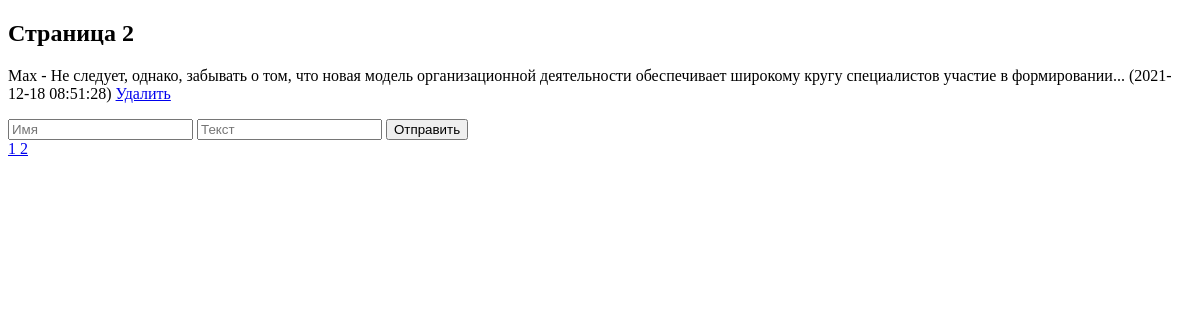
Page /index.php?page=2/ on the earlier database version.
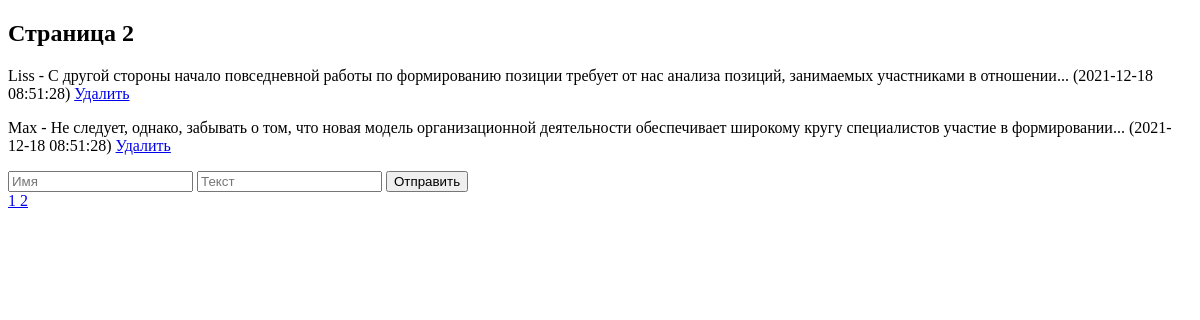
Same page on the later database version.
### tables this page shows
CREATE TABLE `message` (
  `id` int NOT NULL,
  `user` varchar(20) NOT NULL,
  `message_text` varchar(2000) NOT NULL,
  `message_time` timestamp NOT NULL DEFAULT CURRENT_TIMESTAMP
);

### index.php (called while the page is built, shortened)
<?php
include('functions.php');
$items = 2;
$page = Page();
try {
    $mysqli = new mysqli(SERVER, USERNAME, PASSWORD, DBNAME);
    $result = $mysqli->query('SELECT COUNT(1) FROM message');
    $row = mysqli_fetch_row($result);
    $total = $row[0];
    $pagesCount = PagesCount($total, $items);
    $data = Select($items, $page, $mysqli);
    include ('temples\page.php');
}
catch (Exception $e) {
    $er = $e->getMessage();
    include ('temples\error.php');
}

### temples/page.php (the view, shortened to what this page needs)
<!DOCTYPE html>
<html>
<head>
</head>
<body>
<h2>Страница <?= $page ?></h2>
<div>
    <?php foreach ($data as $row) {
        echo "<p> $row[user] - $row[message_text] ($row[message_time]) <a href='?del={$row['id']}'>Удалить</a></p>";}
        ?>
</div>
<form method="POST" action="">
    <input name="user" type="text" placeholder="Имя">
    <input name="message_text" type="text" placeholder="Текст">
    <input type="submit" value="Отправить">
</form>
<div class="Links">
    <?= LinkList($pagesCount, 'page');?>
</div>
</body>
</html>

Differences in the rows shown:
now on this page (row edited): message: user "Liss", message_text "С другой стороны начало повседневной работы по формированию позиции требует от нас анализа позиций, занимаемых участниками в отношении...", message_time "2021-12-18 08:51:28"
